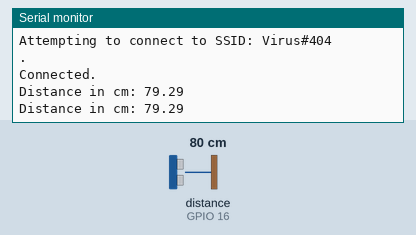
Recording of a sketch running on a simulated ESP8266 (NodeMCU). On the bench: the last lines printed to the serial monitor. The test bench sets the inputs (shaded band); at power-on: distance to the obstacle (sensor on GPIO 16) 80 cm. The echo pulse lasts 58.3 µs per cm; WiFi joins after 1.5 s; servers stay silent unless stated.

Above: at 7.1 s.
7.2 s: distance to the obstacle (sensor on GPIO 16) set to 2 cm
At 8.0 s:
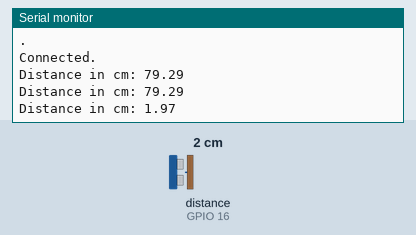
9.5 s: distance to the obstacle (sensor on GPIO 16) set to 4 cm
At 11.3 s:
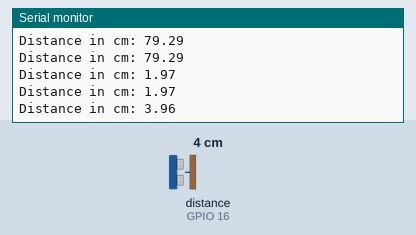
Timing chart, 0 to 12.8 s (numbered marks = the images above; inputs shaded):
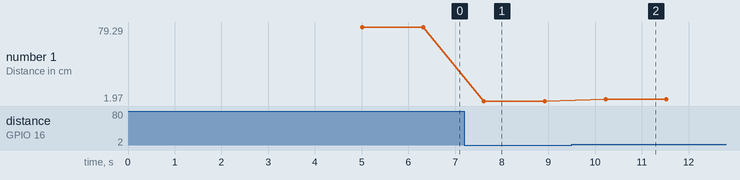

Measured:
- after the input at 7.2 s, the serial monitor: prints a new line after 0.42 s (image 1)
- after the input at 9.5 s, the serial monitor: prints a new line after 0.72 s (image 2)
- plotted number 1: 79.29 → 1.97 after the input at 7.2 s, 1.97 → 3.96 after the input at 9.5 s

The sketch:

UltraThing.ino
```cpp
#include "ThingSpeak.h"
#include <ESP8266WiFi.h>

//----------- Enter you Wi-Fi Details---------//
char ssid[] = "Virus#404"; //SSID
char pass[] = "password1"; // Password
//-------------------------------------------//

const int trigger = 5;
const int echo = 16;
long T;
float distanceCM;
WiFiClient  client;

unsigned long myChannelField = 2387757; // Channel ID
const int ChannelField = 1; // Which channel to write data
const char * myWriteAPIKey = "GMACJNSGDICVLF36"; // Your write API Key

void setup()
{
  Serial.begin(115200);
  pinMode(trigger, OUTPUT);
  pinMode(echo, INPUT);
  WiFi.mode(WIFI_STA);
  ThingSpeak.begin(client);
}
void loop()
{
  if (WiFi.status() != WL_CONNECTED)
  {
    Serial.print("Attempting to connect to SSID: ");
    Serial.println(ssid);
    while (WiFi.status() != WL_CONNECTED)
    {
      WiFi.begin(ssid, pass);
      Serial.print(".");
      delay(5000);
    }
    Serial.println("\nConnected.");
  }
  digitalWrite(trigger, LOW);
  delay(1);
  digitalWrite(trigger, HIGH);
  delayMicroseconds(10);
  digitalWrite(trigger, LOW);
  T = pulseIn(echo, HIGH);
  distanceCM = T * 0.034;
  distanceCM = distanceCM / 2;
  Serial.print("Distance in cm: ");
  Serial.println(distanceCM);
  ThingSpeak.writeField(myChannelField, ChannelField, distanceCM, myWriteAPIKey);
  delay(1000);
}
```
